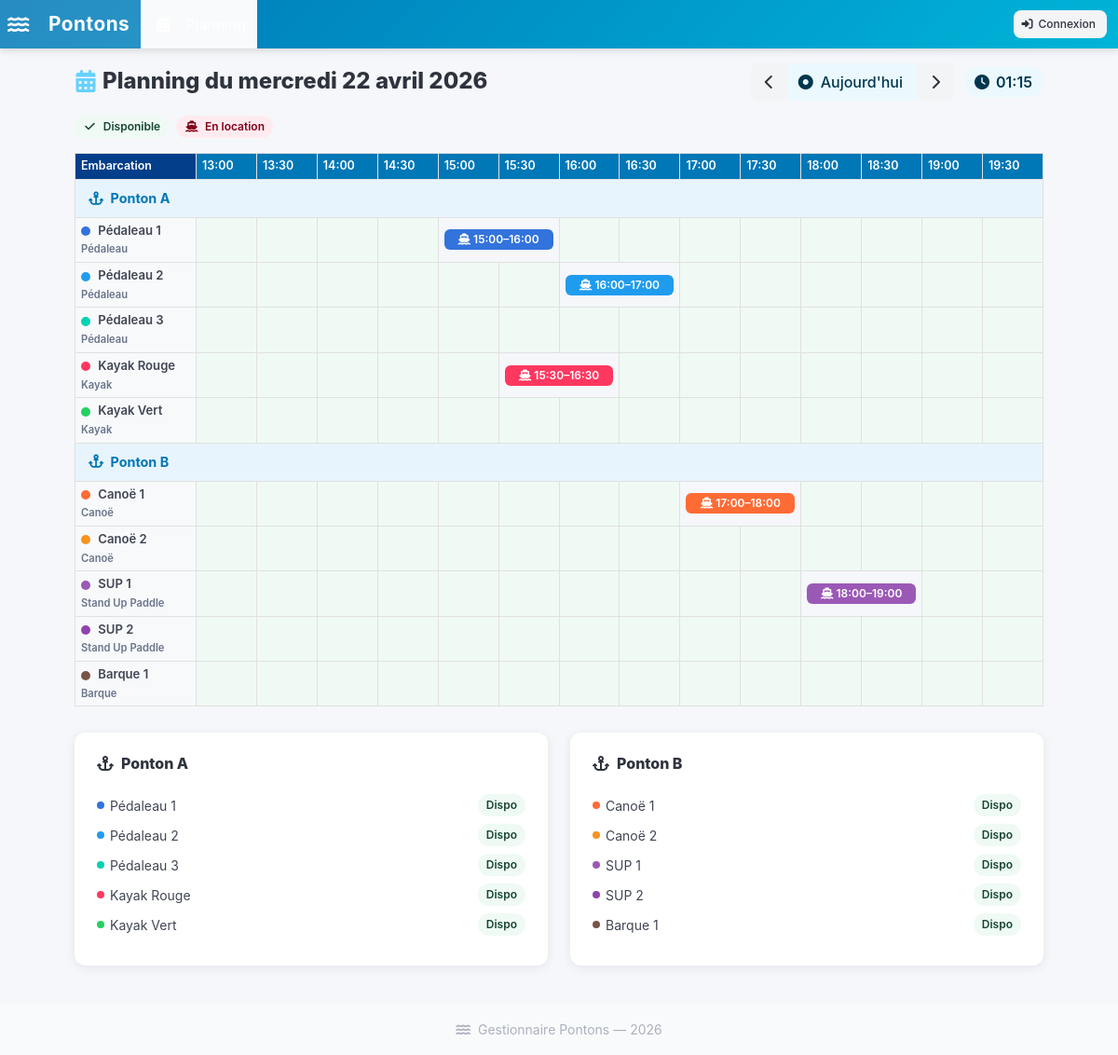
Screenshot of /planning/ with the database file from the repository.
### pontons/models.py (models this page shows, shortened)
class Ponton(models.Model):
    nom = models.CharField(max_length=100)
    description = models.TextField(blank=True)
    ordre = models.PositiveIntegerField(default=0)
    actif = models.BooleanField(default=True)
    class Meta:
        ordering = ['ordre', 'nom']
        verbose_name = 'Ponton'
        verbose_name_plural = 'Pontons'

class Embarcation(models.Model):
    TYPE_CHOICES = [
        ('pedalo', 'Pédaleau'),
        ('kayak', 'Kayak'),
        ('canoe', 'Canoë'),
        ('barque', 'Barque'),
        ('sup', 'Stand Up Paddle'),
        ('autre', 'Autre'),
    ]
    nom = models.CharField(max_length=100)
    type_embarcation = models.CharField(max_length=20, choices=TYPE_CHOICES, default='pedalo')
    ponton = models.ForeignKey(Ponton, on_delete=models.CASCADE, related_name='embarcations')
    couleur = models.CharField(max_length=7, default='#3273dc', help_text='Couleur hex ex: #3273dc')
    actif = models.BooleanField(default=True)
    ordre = models.PositiveIntegerField(default=0)
    class Meta:
        ordering = ['ponton', 'ordre', 'nom']
        verbose_name = 'Embarcation'
        verbose_name_plural = 'Embarcations'
    def est_louee_maintenant(self):
        now = timezone.now()
        return self.locations.filter(heure_debut__lte=now, heure_fin__gt=now).exists()

class Location(models.Model):
    embarcation = models.ForeignKey(Embarcation, on_delete=models.CASCADE, related_name='locations')
    gestionnaire = models.ForeignKey(User, on_delete=models.SET_NULL, null=True, related_name='locations')
    heure_debut = models.DateTimeField()
    heure_fin = models.DateTimeField()
    notes = models.CharField(max_length=255, blank=True)
    created_at = models.DateTimeField(auto_now_add=True)
    class Meta:
        ordering = ['heure_debut']
        verbose_name = 'Location'
        verbose_name_plural = 'Locations'
    def __str__(self):
        return f"{self.embarcation.nom} — {self.heure_debut.strftime('%d/%m %H:%M')}"

### pontons/views.py (the view)
# urls.py: path('', lambda request: redirect('planning'), name='home'),
def planning(request):
    date_str = request.GET.get('date')
    try:
        date_cible = date.fromisoformat(date_str) if date_str else date.today()
    except ValueError:
        date_cible = date.today()
    slots, planning_data = build_planning_data(date_cible)
    role = get_user_role(request.user) if request.user.is_authenticated else 'visiteur'
    return render(request, 'pontons/planning.html', {
        'slots': slots,
        'planning_data': planning_data,
        'date_cible': date_cible,
        'date_prev': date_cible - timedelta(days=1),
        'date_next': date_cible + timedelta(days=1),
        'now': timezone.localtime(timezone.now()),
        'role': role,
    })

### templates/pontons/planning.html (shortened to what this page needs)
{% extends 'base.html' %}
{% block content %}
<section class="section py-4">
  <div class="container is-fluid">
    <div class="level mb-4">
      <div class="level-left">
        <div class="level-item">
          <h1 class="title is-4 mb-0">
            <span class="icon-text">
              <span class="icon has-text-info"><i class="fas fa-calendar-alt"></i></span>
              <span>Planning du <strong>{{ date_cible|date:"l d F Y" }}</strong></span>
            </span>
          </h1>
        </div>
      </div>
      <div class="level-right">
        <div class="level-item">
          <div class="buttons has-addons">
            <a href="?date={{ date_prev|date:'Y-m-d' }}" class="button is-light">
              <span class="icon"><i class="fas fa-chevron-left"></i></span>
            </a>
            <a href="?date={% now 'Y-m-d' %}" class="button is-info is-light">
              <span class="icon"><i class="fas fa-circle-dot"></i></span>
              <span>Aujourd'hui</span>
            </a>
            <a href="?date={{ date_next|date:'Y-m-d' }}" class="button is-light">
              <span class="icon"><i class="fas fa-chevron-right"></i></span>
            </a>
          </div>
        </div>
        <div class="level-item">
          <span class="tag is-info is-light is-medium" id="live-clock">
            <span class="icon"><i class="fas fa-clock"></i></span>
            <span>{{ now|time:"H:i" }}</span>
          </span>
        </div>
      </div>
    </div>
    <div class="tags mb-4">
      <span class="tag is-success is-light"><span class="icon"><i class="fas fa-check"></i></span><span>Disponible</span></span>
      <span class="tag is-danger is-light"><span class="icon"><i class="fas fa-ship"></i></span><span>En location</span></span>
    </div>
    {% if not planning_data %}
      <div class="notification is-info is-light">
        <span class="icon"><i class="fas fa-info-circle"></i></span>
        Aucun ponton actif configuré. <a href="{% url 'admin_pontons' %}">Ajouter un ponton</a>.
      </div>
    {% else %}
    <div class="planning-scroll">
      <table class="planning-table">
        <thead>
          <tr>
            <th class="col-emb">Embarcation</th>
            {% for slot in slots %}
              <th id="th-slot-{{ forloop.counter0 }}" style="min-width:52px;">{{ slot }}</th>
            {% endfor %}
          </tr>
        </thead>
        <tbody>
          {% for ponton_data in planning_data %}
            <tr class="ponton-header">
              <td colspan="{{ slots|length|add:1 }}">
                <span class="icon"><i class="fas fa-anchor"></i></span>
                {{ ponton_data.ponton.nom }}
              </td>
            </tr>
            {% for row in ponton_data.rows %}
            <tr>
              <td class="col-emb">
                <span style="display:inline-block;width:10px;height:10px;border-radius:50%;background:{{ row.embarcation.couleur }};margin-right:5px;vertical-align:middle;"></span>
                {{ row.embarcation.nom }}
                <br>
                <span class="has-text-grey" style="font-size:0.7rem;">{{ row.embarcation.get_type_embarcation_display }}</span>
              </td>
              {% for cell in row.cells %}
                {% if cell == 'skip' %}
                {% elif cell %}
                  <td class="slot-cell" colspan="{{ cell.span }}" title="{{ cell.loc }}">
                    <div class="slot-rented" style="background:{{ cell.color }};">
                      <i class="fas fa-ship"></i>
                      {% if cell.span >= 2 %}
                        {{ cell.loc.heure_debut|time:"H:i" }}–{{ cell.loc.heure_fin|time:"H:i" }}
                      {% endif %}
                    </div>
                  </td>
                {% else %}
                  <td class="slot-cell slot-free"></td>
                {% endif %}
              {% endfor %}
            </tr>
            {% endfor %}
          {% endfor %}
        </tbody>
      </table>
    </div>
    <div class="columns mt-4">
      {% for ponton_data in planning_data %}
      <div class="column">
        <div class="card">
          <div class="card-content">
            <p class="title is-6"><i class="fas fa-anchor mr-2"></i>{{ ponton_data.ponton.nom }}</p>
            {% for row in ponton_data.rows %}
            <div class="level is-mobile mb-2">
              <div class="level-left">
                <div class="level-item">
                  <span style="display:inline-block;width:8px;height:8px;border-radius:50%;background:{{ row.embarcation.couleur }};margin-right:6px;"></span>
                  <small>{{ row.embarcation.nom }}</small>
                </div>
              </div>
              <div class="level-right">
                <div class="level-item">
                  {% if row.embarcation.est_louee_maintenant %}
                    <span class="tag is-danger is-small"><span class="pulse">●</span> Sortie</span>
                  {% else %}
                    <span class="tag is-success is-small is-light">Dispo</span>
                  {% endif %}
                </div>
              </div>
            </div>
            {% endfor %}
          </div>
        </div>
      </div>
      {% endfor %}
    </div>
    {% endif %}
  </div>
</section>
{% endblock %}

### templates/base.html (shortened to what this page needs)
<!DOCTYPE html>
<html lang="fr">
<head>
  <link rel="stylesheet" href="https://cdn.jsdelivr.net/npm/bulma@1.0.2/css/bulma.min.css">
  <link rel="stylesheet" href="https://cdnjs.cloudflare.com/ajax/libs/font-awesome/6.5.0/css/all.min.css">
</head>
<body>
<nav class="navbar" role="navigation" aria-label="navigation principale">
  <div class="navbar-brand">
    <a class="navbar-item" href="{% url 'planning' %}">
      <span class="icon mr-2"><i class="fas fa-water"></i></span>
      Pontons
    </a>
  </div>
  <div id="navMenu" class="navbar-menu">
    <div class="navbar-start">
      <a class="navbar-item {% if request.resolver_match.url_name == 'planning' %}has-background-white-bis{% endif %}" href="{% url 'planning' %}">
        <span class="icon"><i class="fas fa-calendar-alt"></i></span>
        <span>Planning</span>
      </a>
    </div>
    <div class="navbar-end">
      <div class="navbar-item">
        {% if user.is_authenticated %}
          <div class="buttons">
            <span class="button is-light is-small is-static">
              <span class="icon"><i class="fas fa-user"></i></span>
              <span>{{ user.username }}</span>
            </span>
            <form method="post" action="{% url 'logout' %}" style="display:inline;">
              {% csrf_token %}
              <button type="submit" class="button is-light is-small">
                <span class="icon"><i class="fas fa-sign-out-alt"></i></span>
                <span>Déconnexion</span>
              </button>
            </form>
          </div>
        {% else %}
          <a href="{% url 'login' %}" class="button is-light is-small">
            <span class="icon"><i class="fas fa-sign-in-alt"></i></span>
            <span>Connexion</span>
          </a>
        {% endif %}
      </div>
    </div>
  </div>
</nav>
<main>
  {% block content %}{% endblock %}
</main>
<footer class="footer py-4 mt-5">
  <div class="content has-text-centered has-text-grey-light">
    <small><i class="fas fa-water mr-1"></i> Gestionnaire Pontons &mdash; {% now "Y" %}</small>
  </div>
</footer>
</body>
</html>

### templates/base.html (style rules this page uses)
:root { --color-primary: #00b4d8; --color-secondary: #0077b6; --color-available: #23d160; --color-rented: #ff3860; }
html { scroll-behavior: smooth; }
body { background: #f5f7fa; min-height: 100vh; }
.navbar { background: linear-gradient(135deg, #0077b6, #00b4d8); box-shadow: 0 2px 8px rgba(0,0,0,0.15); }
.navbar-brand .navbar-item { font-size: 1.3rem; font-weight: 700; color: #fff !important; letter-spacing: 0.5px; }
.navbar-item, .navbar-link { color: rgba(255,255,255,0.9) !important; }
.card { border-radius: 12px; box-shadow: 0 2px 12px rgba(0,0,0,0.08); border: none; transition: transform 0.15s, box-shadow 0.15s; }
.planning-table { table-layout: fixed; width: 100%; border-collapse: collapse; font-size: 0.85rem; }
.planning-table th, .planning-table td { border: 1px solid #e0e0e0; padding: 4px 6px; white-space: nowrap; overflow: hidden; }
.planning-table th { background: #0077b6; color: #fff; text-align: center; font-weight: 600; font-size: 0.78rem; }
.planning-table th.col-emb { background: #023e8a; min-width: 130px; width: 130px; }
.planning-table td.col-emb { font-weight: 600; background: #f8f9fa; font-size: 0.82rem; }
.planning-table .slot-cell { text-align: center; vertical-align: middle; height: 40px; cursor: default; }
.planning-table .slot-rented { border-radius: 6px; color: #fff; font-weight: 600; font-size: 0.75rem; padding: 2px 4px; text-align: center; overflow: hidden; text-overflow: ellipsis; }
.planning-table .slot-free { background: #f0faf5; }
.planning-table .ponton-header td { background: #e8f4fd; font-weight: 700; color: #0077b6; font-size: 0.9rem; padding: 8px 10px; }
.button { border-radius: 8px; font-weight: 500; }
.tag { border-radius: 20px; font-weight: 600; }
.planning-scroll { overflow-x: auto; -webkit-overflow-scrolling: touch; }
footer { margin-top: auto; }

### rows the page displays
Ponton: ponton.nom "Ponton A"
Embarcation: embarcation.nom "Pédaleau 1", embarcation.type_embarcation "Pédaleau", shows "Dispo"
Location: loc.heure_debut "15:00", loc.heure_fin "16:00"
Embarcation: embarcation.nom "Pédaleau 2", embarcation.type_embarcation "Pédaleau", shows "Dispo"
Location: loc.heure_debut "16:00", loc.heure_fin "17:00"
Embarcation: embarcation.nom "Pédaleau 3", embarcation.type_embarcation "Pédaleau", shows "Dispo"
Embarcation: embarcation.nom "Kayak Rouge", embarcation.type_embarcation "Kayak", shows "Dispo"
Location: loc.heure_debut "15:30", loc.heure_fin "16:30"
Embarcation: embarcation.nom "Kayak Vert", embarcation.type_embarcation "Kayak", shows "Dispo"
Ponton: ponton.nom "Ponton B"
Embarcation: embarcation.nom "Canoë 1", embarcation.type_embarcation "Canoë", shows "Dispo"
Location: loc.heure_debut "17:00", loc.heure_fin "18:00"
Embarcation: embarcation.nom "Canoë 2", embarcation.type_embarcation "Canoë", shows "Dispo"
Embarcation: embarcation.nom "SUP 1", embarcation.type_embarcation "Stand Up Paddle", shows "Dispo"
Location: loc.heure_debut "18:00", loc.heure_fin "19:00"
Embarcation: embarcation.nom "SUP 2", embarcation.type_embarcation "Stand Up Paddle", shows "Dispo"
Embarcation: embarcation.nom "Barque 1", embarcation.type_embarcation "Barque", shows "Dispo"

### other values shown
{{ date_cible|date:"l d F Y" }} "mercredi 22 avril 2026"
{{ now|time:"H:i" }} "01:15"
{{ slot }} "13:00" "13:30" "14:00" "14:30" "15:00" "15:30" "16:00" "16:30" "17:00" "17:30" "18:00" "18:30" "19:00" "19:30"
